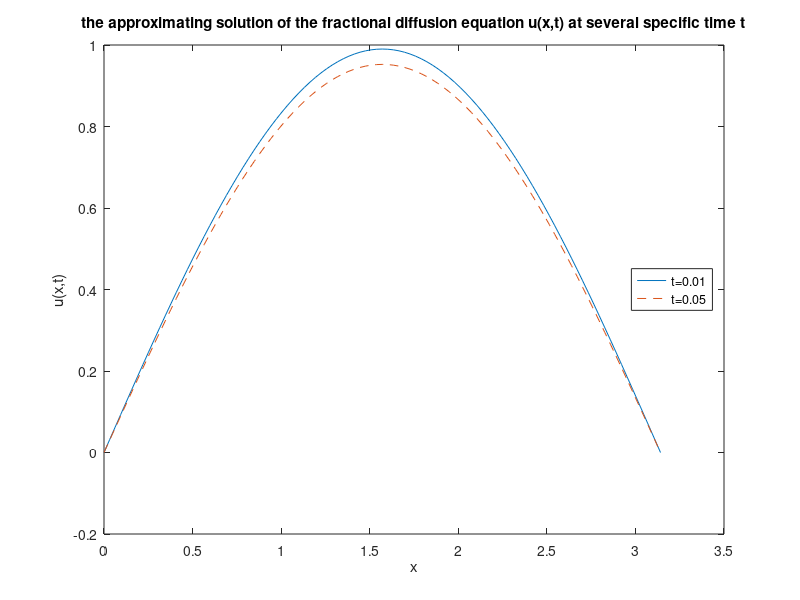

The MATLAB source for this figure:
n=101;
t=linspace(0,1,n);% set time and distance scales
x=(0:pi/100:pi);
m=length(x);
dx=x(2)-x(1);dt=t(2)-t(1); %Increments
s=dt/(dx^2);%Useful for the solution.
s1 = 0.5+ (0.25)*dt+0.5*s;
s2 = -0.25*s;
s3 = -0.25*s;

u=zeros(n,m); %set up solution matrix
A=zeros(m,m);
A(1,1) = 1;

for j=2:m-1
  A(j,j-1) = s2;
  A(j,j) = s1;
  A(j,j+1) = s3;
end
A(m,m) = 1;

%Add in intial condition:
u(1,:)=sin(x);
v=zeros(m,1);
%Solve the system
for i=2:n-1
  %Construct the RHS for the solution
  for j=2:m-1
      v(j)=0.25*s*u(i-1,j+1)+(0.5-(0.25)*dt-0.5*s)*u(i-1,j)+0.25*s*u(i-1,j-1)+0.5*sin(x(j))*dt;
  end
  %Solve for the new time step
  w=A\v;
  u(i,:)=w;
end

figure(1)
plot(x,u(2,:),x,u(6,:),'--')
legend('t=0.01','t=0.05','Location','East')
xlabel('x');
ylabel('u(x,t)');
title('the approximating solution of the fractional diffusion equation u(x,t) at several specific time t');



k=8000;
vv=zeros(k,1);
for i=1:k
    vv(i)= (((-0.5*(0.01^(0.5)))^(i))/(gamma(0.5*i+1)));
end

ab=sum(vv)+(1/gamma(1));